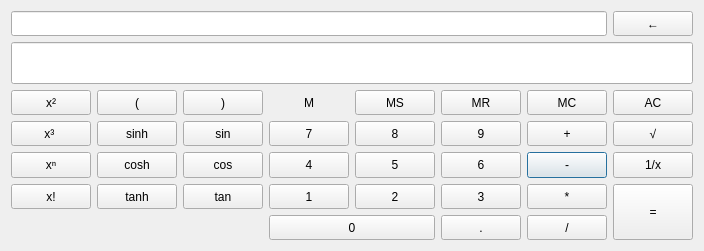
<?xml version="1.0" encoding="UTF-8"?>
<ui version="4.0">
 <class>Calculator</class>
 <widget class="QDialog" name="Calculator">
  <property name="geometry">
   <rect>
    <x>0</x>
    <y>0</y>
    <width>508</width>
    <height>251</height>
   </rect>
  </property>
  <property name="windowTitle">
   <string>Calculator</string>
  </property>
  <layout class="QGridLayout" name="gridLayout_2">
   <item row="0" column="0" rowspan="2" colspan="2">
    <layout class="QGridLayout" name="gridLayout">
     <item row="4" column="6">
      <widget class="QPushButton" name="expr_sub">
       <property name="sizePolicy">
        <sizepolicy hsizetype="Expanding" vsizetype="Expanding">
         <horstretch>0</horstretch>
         <verstretch>0</verstretch>
        </sizepolicy>
       </property>
       <property name="text">
        <string>-</string>
       </property>
       <attribute name="buttonGroup">
        <string notr="true">allbuttons</string>
       </attribute>
      </widget>
     </item>
     <item row="3" column="2">
      <widget class="QPushButton" name="func_sin">
       <property name="sizePolicy">
        <sizepolicy hsizetype="Expanding" vsizetype="Expanding">
         <horstretch>0</horstretch>
         <verstretch>0</verstretch>
        </sizepolicy>
       </property>
       <property name="text">
        <string>sin</string>
       </property>
       <attribute name="buttonGroup">
        <string notr="true">allbuttons</string>
       </attribute>
      </widget>
     </item>
     <item row="2" column="2">
      <widget class="QPushButton" name="paren_end">
       <property name="sizePolicy">
        <sizepolicy hsizetype="Expanding" vsizetype="Expanding">
         <horstretch>0</horstretch>
         <verstretch>0</verstretch>
        </sizepolicy>
       </property>
       <property name="text">
        <string>)</string>
       </property>
       <attribute name="buttonGroup">
        <string notr="true">allbuttons</string>
       </attribute>
      </widget>
     </item>
     <item row="3" column="0">
      <widget class="QPushButton" name="pow_3">
       <property name="sizePolicy">
        <sizepolicy hsizetype="Expanding" vsizetype="Expanding">
         <horstretch>0</horstretch>
         <verstretch>0</verstretch>
        </sizepolicy>
       </property>
       <property name="text">
        <string>x³	</string>
       </property>
       <attribute name="buttonGroup">
        <string notr="true">allbuttons</string>
       </attribute>
      </widget>
     </item>
     <item row="0" column="0" colspan="7">
      <widget class="QLineEdit" name="expression">
       <property name="sizePolicy">
        <sizepolicy hsizetype="Expanding" vsizetype="Expanding">
         <horstretch>0</horstretch>
         <verstretch>0</verstretch>
        </sizepolicy>
       </property>
       <property name="readOnly">
        <bool>true</bool>
       </property>
      </widget>
     </item>
     <item row="2" column="7">
      <widget class="QPushButton" name="all_clear">
       <property name="sizePolicy">
        <sizepolicy hsizetype="Expanding" vsizetype="Expanding">
         <horstretch>0</horstretch>
         <verstretch>0</verstretch>
        </sizepolicy>
       </property>
       <property name="text">
        <string>AC</string>
       </property>
       <attribute name="buttonGroup">
        <string notr="true">allbuttons</string>
       </attribute>
      </widget>
     </item>
     <item row="6" column="6">
      <widget class="QPushButton" name="expr_div">
       <property name="sizePolicy">
        <sizepolicy hsizetype="Expanding" vsizetype="Expanding">
         <horstretch>0</horstretch>
         <verstretch>0</verstretch>
        </sizepolicy>
       </property>
       <property name="text">
        <string>/</string>
       </property>
       <attribute name="buttonGroup">
        <string notr="true">allbuttons</string>
       </attribute>
      </widget>
     </item>
     <item row="3" column="5">
      <widget class="QPushButton" name="num_9">
       <property name="sizePolicy">
        <sizepolicy hsizetype="Expanding" vsizetype="Expanding">
         <horstretch>0</horstretch>
         <verstretch>0</verstretch>
        </sizepolicy>
       </property>
       <property name="text">
        <string>9</string>
       </property>
       <attribute name="buttonGroup">
        <string notr="true">allbuttons</string>
       </attribute>
      </widget>
     </item>
     <item row="3" column="6">
      <widget class="QPushButton" name="expr_add">
       <property name="sizePolicy">
        <sizepolicy hsizetype="Expanding" vsizetype="Expanding">
         <horstretch>0</horstretch>
         <verstretch>0</verstretch>
        </sizepolicy>
       </property>
       <property name="text">
        <string>+</string>
       </property>
       <attribute name="buttonGroup">
        <string notr="true">allbuttons</string>
       </attribute>
      </widget>
     </item>
     <item row="6" column="3" colspan="2">
      <widget class="QPushButton" name="num_0">
       <property name="sizePolicy">
        <sizepolicy hsizetype="Expanding" vsizetype="Expanding">
         <horstretch>0</horstretch>
         <verstretch>0</verstretch>
        </sizepolicy>
       </property>
       <property name="text">
        <string>0</string>
       </property>
       <attribute name="buttonGroup">
        <string notr="true">allbuttons</string>
       </attribute>
      </widget>
     </item>
     <item row="2" column="0">
      <widget class="QPushButton" name="pow_2">
       <property name="sizePolicy">
        <sizepolicy hsizetype="Expanding" vsizetype="Expanding">
         <horstretch>0</horstretch>
         <verstretch>0</verstretch>
        </sizepolicy>
       </property>
       <property name="text">
        <string>x²</string>
       </property>
       <attribute name="buttonGroup">
        <string notr="true">allbuttons</string>
       </attribute>
      </widget>
     </item>
     <item row="4" column="1">
      <widget class="QPushButton" name="func_cosh">
       <property name="sizePolicy">
        <sizepolicy hsizetype="Expanding" vsizetype="Expanding">
         <horstretch>0</horstretch>
         <verstretch>0</verstretch>
        </sizepolicy>
       </property>
       <property name="text">
        <string>cosh</string>
       </property>
       <attribute name="buttonGroup">
        <string notr="true">allbuttons</string>
       </attribute>
      </widget>
     </item>
     <item row="3" column="4">
      <widget class="QPushButton" name="num_8">
       <property name="sizePolicy">
        <sizepolicy hsizetype="Expanding" vsizetype="Expanding">
         <horstretch>0</horstretch>
         <verstretch>0</verstretch>
        </sizepolicy>
       </property>
       <property name="text">
        <string>8</string>
       </property>
       <attribute name="buttonGroup">
        <string notr="true">allbuttons</string>
       </attribute>
      </widget>
     </item>
     <item row="4" column="0">
      <widget class="QPushButton" name="pow_n">
       <property name="sizePolicy">
        <sizepolicy hsizetype="Expanding" vsizetype="Expanding">
         <horstretch>0</horstretch>
         <verstretch>0</verstretch>
        </sizepolicy>
       </property>
       <property name="text">
        <string>xⁿ</string>
       </property>
       <attribute name="buttonGroup">
        <string notr="true">allbuttons</string>
       </attribute>
      </widget>
     </item>
     <item row="4" column="3">
      <widget class="QPushButton" name="num_4">
       <property name="sizePolicy">
        <sizepolicy hsizetype="Expanding" vsizetype="Expanding">
         <horstretch>0</horstretch>
         <verstretch>0</verstretch>
        </sizepolicy>
       </property>
       <property name="text">
        <string>4</string>
       </property>
       <attribute name="buttonGroup">
        <string notr="true">allbuttons</string>
       </attribute>
      </widget>
     </item>
     <item row="3" column="3">
      <widget class="QPushButton" name="num_7">
       <property name="sizePolicy">
        <sizepolicy hsizetype="Expanding" vsizetype="Expanding">
         <horstretch>0</horstretch>
         <verstretch>0</verstretch>
        </sizepolicy>
       </property>
       <property name="text">
        <string>7</string>
       </property>
       <attribute name="buttonGroup">
        <string notr="true">allbuttons</string>
       </attribute>
      </widget>
     </item>
     <item row="4" column="7">
      <widget class="QPushButton" name="pow_minus_one">
       <property name="sizePolicy">
        <sizepolicy hsizetype="Expanding" vsizetype="Expanding">
         <horstretch>0</horstretch>
         <verstretch>0</verstretch>
        </sizepolicy>
       </property>
       <property name="text">
        <string>1/x</string>
       </property>
       <attribute name="buttonGroup">
        <string notr="true">allbuttons</string>
       </attribute>
      </widget>
     </item>
     <item row="4" column="5">
      <widget class="QPushButton" name="num_6">
       <property name="sizePolicy">
        <sizepolicy hsizetype="Expanding" vsizetype="Expanding">
         <horstretch>0</horstretch>
         <verstretch>0</verstretch>
        </sizepolicy>
       </property>
       <property name="text">
        <string>6</string>
       </property>
       <attribute name="buttonGroup">
        <string notr="true">allbuttons</string>
       </attribute>
      </widget>
     </item>
     <item row="5" column="2">
      <widget class="QPushButton" name="func_tan">
       <property name="sizePolicy">
        <sizepolicy hsizetype="Expanding" vsizetype="Expanding">
         <horstretch>0</horstretch>
         <verstretch>0</verstretch>
        </sizepolicy>
       </property>
       <property name="text">
        <string>tan</string>
       </property>
       <attribute name="buttonGroup">
        <string notr="true">allbuttons</string>
       </attribute>
      </widget>
     </item>
     <item row="1" column="0" colspan="8">
      <widget class="QLineEdit" name="result">
       <property name="sizePolicy">
        <sizepolicy hsizetype="Expanding" vsizetype="Expanding">
         <horstretch>0</horstretch>
         <verstretch>0</verstretch>
        </sizepolicy>
       </property>
       <property name="font">
        <font>
         <pointsize>22</pointsize>
        </font>
       </property>
       <property name="alignment">
        <set>Qt::AlignRight|Qt::AlignTrailing|Qt::AlignVCenter</set>
       </property>
       <property name="readOnly">
        <bool>true</bool>
       </property>
      </widget>
     </item>
     <item row="5" column="3">
      <widget class="QPushButton" name="num_1">
       <property name="sizePolicy">
        <sizepolicy hsizetype="Expanding" vsizetype="Expanding">
         <horstretch>0</horstretch>
         <verstretch>0</verstretch>
        </sizepolicy>
       </property>
       <property name="text">
        <string>1</string>
       </property>
       <attribute name="buttonGroup">
        <string notr="true">allbuttons</string>
       </attribute>
      </widget>
     </item>
     <item row="5" column="1">
      <widget class="QPushButton" name="func_tanh">
       <property name="sizePolicy">
        <sizepolicy hsizetype="Expanding" vsizetype="Expanding">
         <horstretch>0</horstretch>
         <verstretch>0</verstretch>
        </sizepolicy>
       </property>
       <property name="text">
        <string>tanh</string>
       </property>
       <attribute name="buttonGroup">
        <string notr="true">allbuttons</string>
       </attribute>
      </widget>
     </item>
     <item row="0" column="7">
      <widget class="QPushButton" name="backspace">
       <property name="sizePolicy">
        <sizepolicy hsizetype="Expanding" vsizetype="Expanding">
         <horstretch>0</horstretch>
         <verstretch>0</verstretch>
        </sizepolicy>
       </property>
       <property name="text">
        <string>←</string>
       </property>
       <attribute name="buttonGroup">
        <string notr="true">allbuttons</string>
       </attribute>
      </widget>
     </item>
     <item row="5" column="4">
      <widget class="QPushButton" name="num_2">
       <property name="sizePolicy">
        <sizepolicy hsizetype="Expanding" vsizetype="Expanding">
         <horstretch>0</horstretch>
         <verstretch>0</verstretch>
        </sizepolicy>
       </property>
       <property name="text">
        <string>2</string>
       </property>
       <attribute name="buttonGroup">
        <string notr="true">allbuttons</string>
       </attribute>
      </widget>
     </item>
     <item row="2" column="3">
      <widget class="QLabel" name="memory">
       <property name="sizePolicy">
        <sizepolicy hsizetype="Expanding" vsizetype="Expanding">
         <horstretch>0</horstretch>
         <verstretch>0</verstretch>
        </sizepolicy>
       </property>
       <property name="text">
        <string>M</string>
       </property>
       <property name="alignment">
        <set>Qt::AlignCenter</set>
       </property>
      </widget>
     </item>
     <item row="2" column="5">
      <widget class="QPushButton" name="memory_recall">
       <property name="sizePolicy">
        <sizepolicy hsizetype="Expanding" vsizetype="Expanding">
         <horstretch>0</horstretch>
         <verstretch>0</verstretch>
        </sizepolicy>
       </property>
       <property name="text">
        <string>MR</string>
       </property>
       <attribute name="buttonGroup">
        <string notr="true">allbuttons</string>
       </attribute>
      </widget>
     </item>
     <item row="6" column="5">
      <widget class="QPushButton" name="num_dot">
       <property name="sizePolicy">
        <sizepolicy hsizetype="Expanding" vsizetype="Expanding">
         <horstretch>0</horstretch>
         <verstretch>0</verstretch>
        </sizepolicy>
       </property>
       <property name="text">
        <string>.</string>
       </property>
       <attribute name="buttonGroup">
        <string notr="true">allbuttons</string>
       </attribute>
      </widget>
     </item>
     <item row="2" column="6">
      <widget class="QPushButton" name="memory_clear">
       <property name="sizePolicy">
        <sizepolicy hsizetype="Expanding" vsizetype="Expanding">
         <horstretch>0</horstretch>
         <verstretch>0</verstretch>
        </sizepolicy>
       </property>
       <property name="text">
        <string>MC</string>
       </property>
       <attribute name="buttonGroup">
        <string notr="true">allbuttons</string>
       </attribute>
      </widget>
     </item>
     <item row="2" column="1">
      <widget class="QPushButton" name="paren_begin">
       <property name="sizePolicy">
        <sizepolicy hsizetype="Expanding" vsizetype="Expanding">
         <horstretch>0</horstretch>
         <verstretch>0</verstretch>
        </sizepolicy>
       </property>
       <property name="text">
        <string>(</string>
       </property>
       <attribute name="buttonGroup">
        <string notr="true">allbuttons</string>
       </attribute>
      </widget>
     </item>
     <item row="5" column="5">
      <widget class="QPushButton" name="num_3">
       <property name="sizePolicy">
        <sizepolicy hsizetype="Expanding" vsizetype="Expanding">
         <horstretch>0</horstretch>
         <verstretch>0</verstretch>
        </sizepolicy>
       </property>
       <property name="text">
        <string>3</string>
       </property>
       <attribute name="buttonGroup">
        <string notr="true">allbuttons</string>
       </attribute>
      </widget>
     </item>
     <item row="3" column="1">
      <widget class="QPushButton" name="func_sinh">
       <property name="sizePolicy">
        <sizepolicy hsizetype="Expanding" vsizetype="Expanding">
         <horstretch>0</horstretch>
         <verstretch>0</verstretch>
        </sizepolicy>
       </property>
       <property name="text">
        <string>sinh</string>
       </property>
       <attribute name="buttonGroup">
        <string notr="true">allbuttons</string>
       </attribute>
      </widget>
     </item>
     <item row="4" column="2">
      <widget class="QPushButton" name="func_cos">
       <property name="sizePolicy">
        <sizepolicy hsizetype="Expanding" vsizetype="Expanding">
         <horstretch>0</horstretch>
         <verstretch>0</verstretch>
        </sizepolicy>
       </property>
       <property name="text">
        <string>cos</string>
       </property>
       <attribute name="buttonGroup">
        <string notr="true">allbuttons</string>
       </attribute>
      </widget>
     </item>
     <item row="3" column="7">
      <widget class="QPushButton" name="pow_half">
       <property name="sizePolicy">
        <sizepolicy hsizetype="Expanding" vsizetype="Expanding">
         <horstretch>0</horstretch>
         <verstretch>0</verstretch>
        </sizepolicy>
       </property>
       <property name="text">
        <string>√</string>
       </property>
       <attribute name="buttonGroup">
        <string notr="true">allbuttons</string>
       </attribute>
      </widget>
     </item>
     <item row="5" column="6">
      <widget class="QPushButton" name="expr_mul">
       <property name="sizePolicy">
        <sizepolicy hsizetype="Expanding" vsizetype="Expanding">
         <horstretch>0</horstretch>
         <verstretch>0</verstretch>
        </sizepolicy>
       </property>
       <property name="text">
        <string>*</string>
       </property>
       <attribute name="buttonGroup">
        <string notr="true">allbuttons</string>
       </attribute>
      </widget>
     </item>
     <item row="5" column="0">
      <widget class="QPushButton" name="factorial">
       <property name="sizePolicy">
        <sizepolicy hsizetype="Expanding" vsizetype="Expanding">
         <horstretch>0</horstretch>
         <verstretch>0</verstretch>
        </sizepolicy>
       </property>
       <property name="text">
        <string>x!</string>
       </property>
       <attribute name="buttonGroup">
        <string notr="true">allbuttons</string>
       </attribute>
      </widget>
     </item>
     <item row="2" column="4">
      <widget class="QPushButton" name="memory_save">
       <property name="sizePolicy">
        <sizepolicy hsizetype="Expanding" vsizetype="Expanding">
         <horstretch>0</horstretch>
         <verstretch>0</verstretch>
        </sizepolicy>
       </property>
       <property name="text">
        <string>MS</string>
       </property>
      </widget>
     </item>
     <item row="5" column="7" rowspan="2">
      <widget class="QPushButton" name="eval">
       <property name="sizePolicy">
        <sizepolicy hsizetype="Expanding" vsizetype="Expanding">
         <horstretch>0</horstretch>
         <verstretch>0</verstretch>
        </sizepolicy>
       </property>
       <property name="text">
        <string>=</string>
       </property>
       <attribute name="buttonGroup">
        <string notr="true">allbuttons</string>
       </attribute>
      </widget>
     </item>
     <item row="4" column="4">
      <widget class="QPushButton" name="num_5">
       <property name="sizePolicy">
        <sizepolicy hsizetype="Expanding" vsizetype="Expanding">
         <horstretch>0</horstretch>
         <verstretch>0</verstretch>
        </sizepolicy>
       </property>
       <property name="text">
        <string>5</string>
       </property>
       <attribute name="buttonGroup">
        <string notr="true">allbuttons</string>
       </attribute>
      </widget>
     </item>
    </layout>
   </item>
  </layout>
 </widget>
 <layoutdefault spacing="6" margin="11"/>
 <tabstops>
  <tabstop>expression</tabstop>
  <tabstop>backspace</tabstop>
  <tabstop>result</tabstop>
  <tabstop>pow_2</tabstop>
  <tabstop>paren_begin</tabstop>
  <tabstop>paren_end</tabstop>
  <tabstop>memory_save</tabstop>
  <tabstop>memory_recall</tabstop>
  <tabstop>memory_clear</tabstop>
  <tabstop>all_clear</tabstop>
  <tabstop>pow_3</tabstop>
  <tabstop>func_sinh</tabstop>
  <tabstop>func_sin</tabstop>
  <tabstop>num_7</tabstop>
  <tabstop>num_8</tabstop>
  <tabstop>num_9</tabstop>
  <tabstop>expr_add</tabstop>
  <tabstop>pow_half</tabstop>
  <tabstop>pow_n</tabstop>
  <tabstop>func_cosh</tabstop>
  <tabstop>func_cos</tabstop>
  <tabstop>num_4</tabstop>
  <tabstop>num_5</tabstop>
  <tabstop>num_6</tabstop>
  <tabstop>expr_sub</tabstop>
  <tabstop>pow_minus_one</tabstop>
  <tabstop>factorial</tabstop>
  <tabstop>func_tanh</tabstop>
  <tabstop>func_tan</tabstop>
  <tabstop>num_1</tabstop>
  <tabstop>num_2</tabstop>
  <tabstop>num_3</tabstop>
  <tabstop>expr_mul</tabstop>
  <tabstop>eval</tabstop>
  <tabstop>num_0</tabstop>
  <tabstop>num_dot</tabstop>
  <tabstop>expr_div</tabstop>
 </tabstops>
 <resources/>
 <connections/>
 <buttongroups>
  <buttongroup name="allbuttons"/>
 </buttongroups>
</ui>
